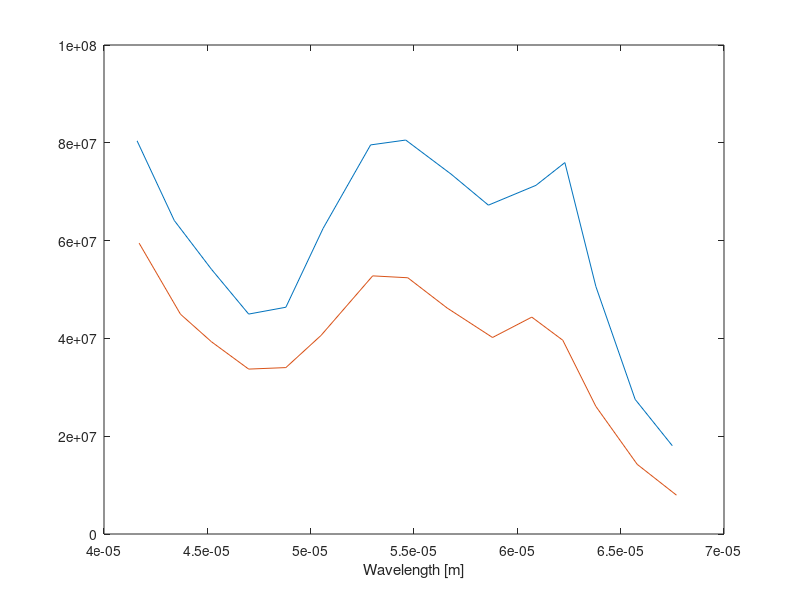

Write MATLAB code to recreate this figure.
clear
close all

%ipce = 1240 j/(Pin*lambda)
a = 0.5*0.5;

%1
%var i microamp
i1 = [29 26.2 25.8 25.4 24.5 26.2 34.2 33.7 27.3 23.2 26.7 24.9 15.3 8.9 5.6];
j1 = i1./a; %A/cm2
%nm
l1 = 10.^(-7).*[416 434 452 470 488 506 529 546 568 586 609 623 638 657 675]; 
%uWatt/cm2
p1 = [43.0 46.7 52.3 59.6 53.7 41.1 40.3 38.0 32.4 29.2 30.5 26.1 23.5 24.4 22.8];
%e1 = 10 right?

%2
i2 = [28.4 24.0 23.5 23.2 22.4 24.1 31.7 31.9 25.9 22.2 26.0 23.9 14.5 7.9 4.5];
j2 = i2./a;
l2 = 10.^(-7).*[417 437 452 470 488 505 530 547 566 588 607 622 638 658 677];
%e1
p2 = [56.8 60.6 65.6 72.6 66.9 58.3 56.2 55.2 49.1 46.6 47.9 48.1 43.2 41.8 41.5];

ipce1 = 1240*j1./(p1.*l1);
ipce2 = 1240*j2./(p2.*l2);

figure
plot(l1, ipce1, l2, ipce2)
xlabel('Wavelength [m]')